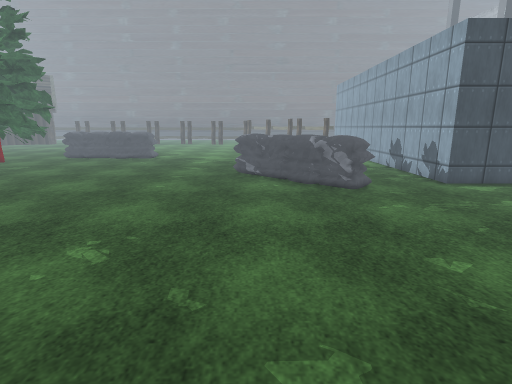
[1] (above)

16 first-person views from a walk through a scene from a Unity 3-D project. The camera is 1.5 m above the floor, tilts 12° down and sees 80° across. The floor is counted in squares, 0.5 m on a side. Each view is taken from the middle of a square. On the plan, view 1 faces up. The plan holds only what a view shows up to about 20 squares ahead; the rest is blank. The place goes on beyond the plan. The player character is not drawn. Some animated figures are not drawn. Some surface patterns are stand-ins.

[2]
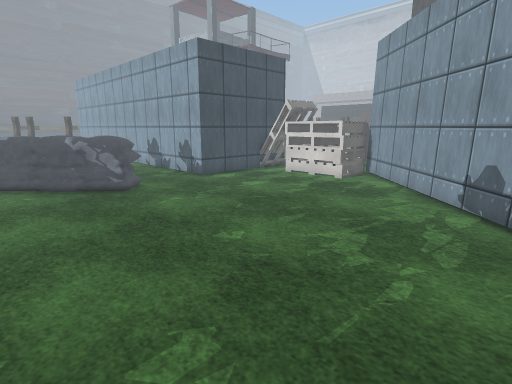

[3]
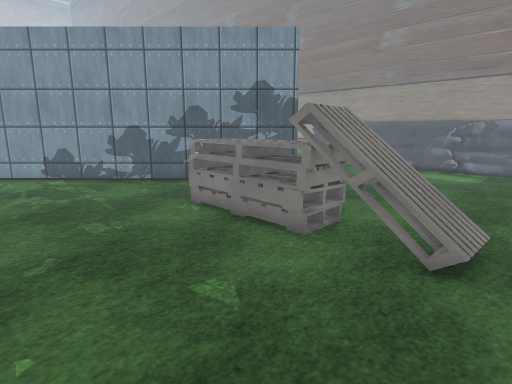

[4]
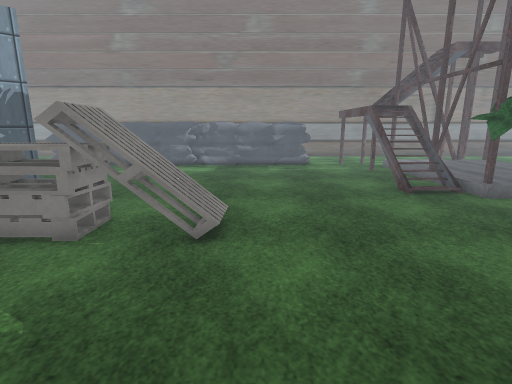

[5]
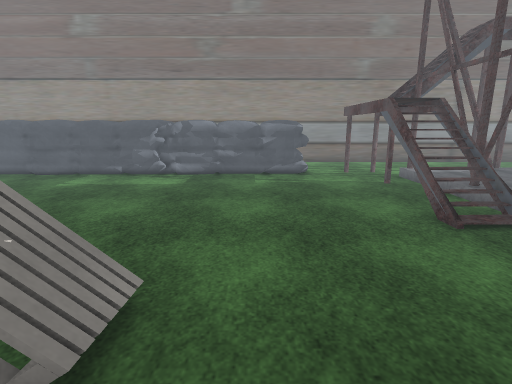

[6]
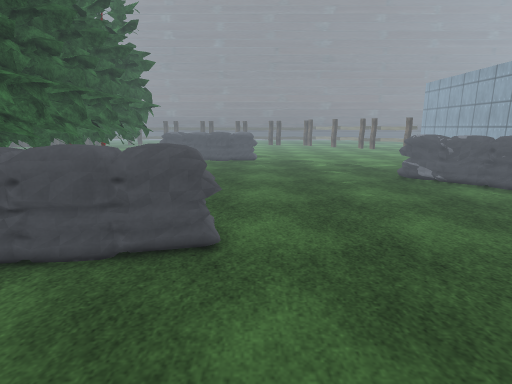

[7]
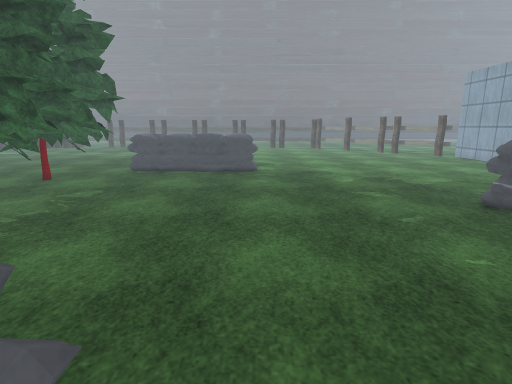

[8]
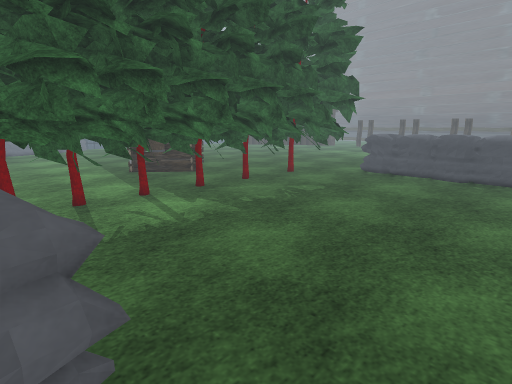

[9]
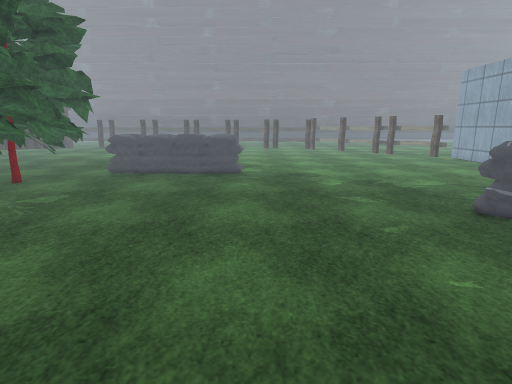

[10]
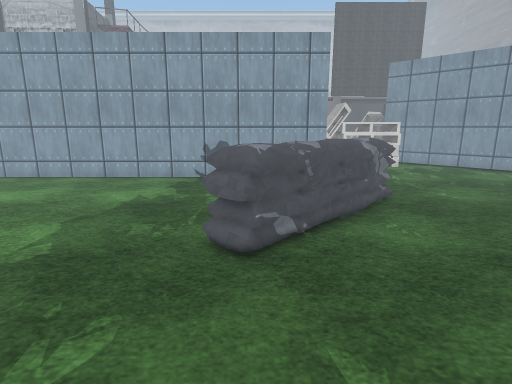

[11]
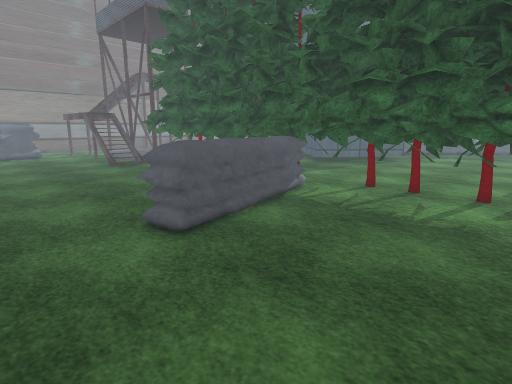

[12]
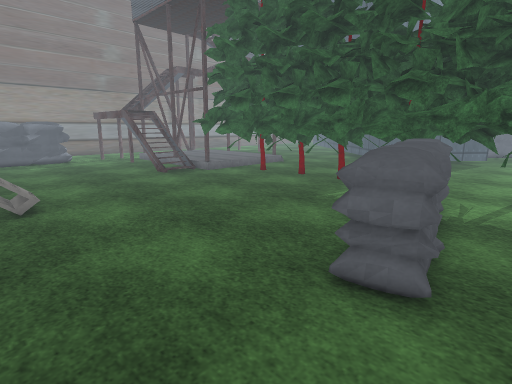

[13]
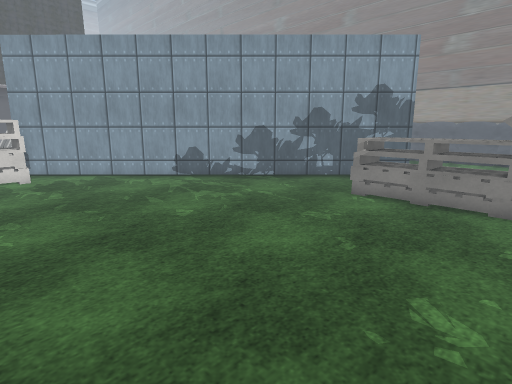

[14]
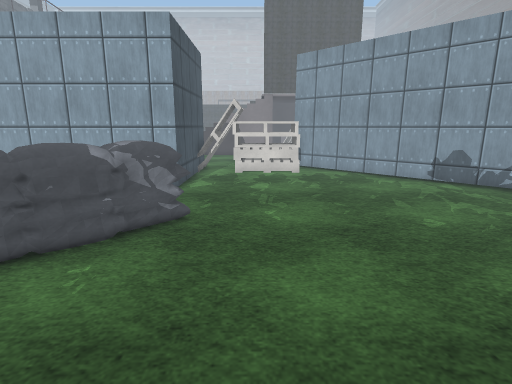

[15]
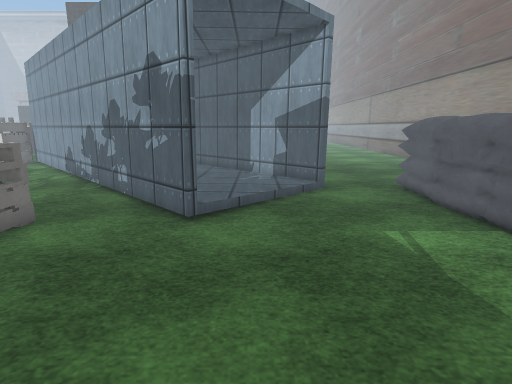

[16]
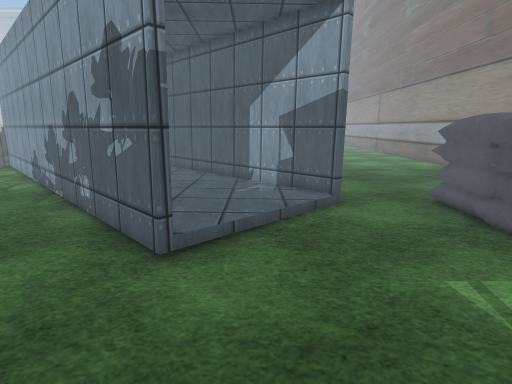

### Floor plan
Key: @ floor where view 1 was taken; # wall or solid block; . main floor; : floor 0.25 m higher than the main floor; + floor 1 m higher than the main floor; * floor 1.5 m higher than the main floor; / step, stairs or slope; = window, fence, low wall or low ledge; ^ raised ledge; v drop or lower ground; S sandbag; O other object.
Columns run from 19 left of view 1 to 15 right of it. Each row starts with its distance up from view 1.
 30 SSSSSSSSSS...................O
 29 .......S.S...................O
 28 #............................O
 27 #............................O
 26 #............................O
 25 #............................O
 24 #............................O
 23 #............................O
 22 ##........................   O
 21 # ................SS         O
 20 #.................SS       ..O
 19 #^.................SS     ...O
 18 #...................SSS   ...O
 17 ##...................SS   ...O
 16 #^....................SS ....OOOOOO
 15 #......................SSS........O
 14 ##......................S.........O
 13 ##................................O
 12 ##................................O
 11 ##.....O..........................O
 10 # .OOOOOO.........................O
  9 #OOOOOOOO.........................O
  8 OO OOO.............................
  7 #.  ...............................
  6 ##................................O
  5 # ...............................OO
  4 #...............................OO
  3 #^.............................OO
  2 # ............................OO
  1 #............................OO:
  0 #..................@........OO:
 -1 #........../OOOvOOOOOO.....OO:
 -2 ##.........//+*      O....OO
 -3 ##.........//...   ......OO:
 -4  #.............. .......OO
 -5 ##.....................OO         O
 -6 # ....................OO         OO
 -7 #../.................OO         OO
 -8 ///=.................O         OO
 -9 v//=................../       OO
-10 #///.................../     OO
-11 #//v..................../   OO
-12 #   ...................../ OO
-13     ......................OO
-14 O.#...........................
-15 O.#..............................
-16 #. ................................
-17 #  ...OOOOOOOOO###########^........
-18     ..OOOOOOOOOO#########  ........
-19                              ......

Positions as (right, up) in squares from view 1, and headings:
1: (0, 0), facing up
2: (-1, 0), facing up-right
3: (-9, 6), facing down-right
4: (-9, 7), facing down
5: (-10, 2), facing down
6: (-10, 2), facing up
7: (-10, 9), facing up
8: (-9, 10), facing up-left
9: (-9, 10), facing up
10: (-8, 20), facing right
11: (-7, 18), facing down-left
12: (-6, 12), facing down-left
13: (-5, 12), facing down-right
14: (-5, 12), facing right
15: (-8, -10), facing right
16: (-5, -10), facing right
